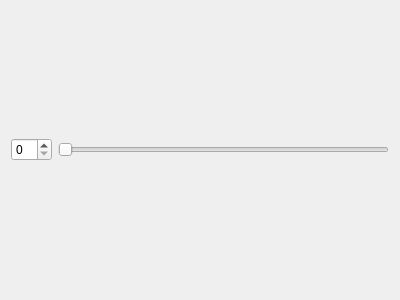
<?xml version="1.0" encoding="UTF-8"?>
<ui version="4.0">
 <class>setting_pomodoro</class>
 <widget class="QDialog" name="setting_pomodoro">
  <property name="geometry">
   <rect>
    <x>0</x>
    <y>0</y>
    <width>400</width>
    <height>300</height>
   </rect>
  </property>
  <property name="windowTitle">
   <string>Dialog</string>
  </property>
  <layout class="QHBoxLayout" name="horizontalLayout">
   <item>
    <widget class="QSpinBox" name="spinBox"/>
   </item>
   <item>
    <widget class="QSlider" name="horizontalSlider">
     <property name="orientation">
      <enum>Qt::Horizontal</enum>
     </property>
    </widget>
   </item>
  </layout>
 </widget>
 <resources/>
 <connections/>
</ui>
